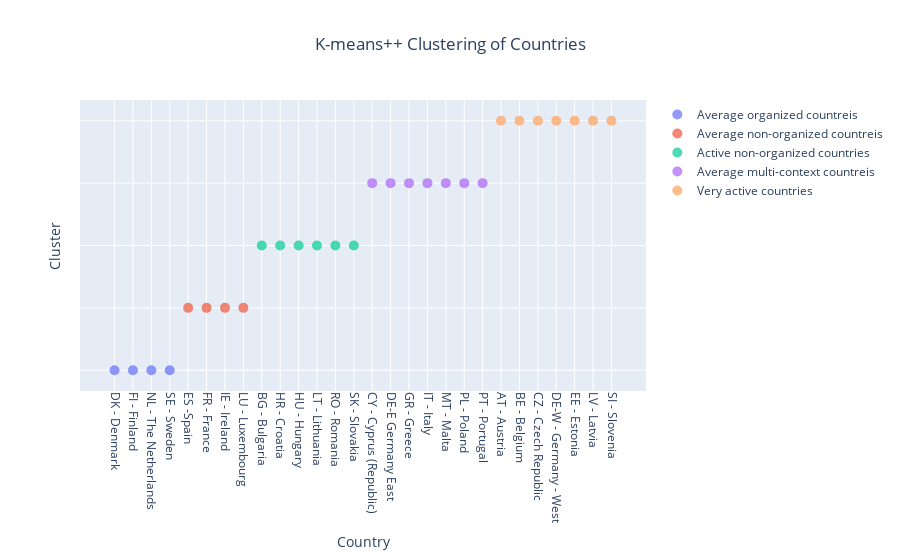

Notebook cell for this chart:
### Code cell
optimal_clusters = 5

# Perform K-means clustering with the optimal number of clusters
kmeans = KMeans(n_clusters=optimal_clusters, init='k-means++', random_state=42)
cluster_labels = kmeans.fit_predict(grouped_df_scaled)

# Get the centroids
centroids = kmeans.cluster_centers_
cluster_labels_ser=pd.Series(cluster_labels).replace({4:'Average organized countreis',0:'Average non-organized countreis',1:'Active non-organized countries',3:'Average multi-context countreis',2:'Very active countries'})
# Create a DataFrame with country names and cluster labels
clustered_countries_kmeans = pd.DataFrame({'Country': grouped_df['Country'], 'Cluster': cluster_labels_ser})

fig = go.Figure()

# Add scatter plots for each cluster
#for cluster in range(optimal_clusters):
for cluster in ['Average organized countreis','Average non-organized countreis','Active non-organized countries','Average multi-context countreis','Very active countries']:
    clustered_data = clustered_countries_kmeans[clustered_countries_kmeans['Cluster'] == cluster]
    fig.add_trace(go.Scatter(
        x=clustered_data['Country'],
        y=[cluster] * len(clustered_data),
        mode='markers',
        name=f'{cluster}',
        marker=dict(size=10, symbol='circle', opacity=0.7)
    ))

    
fig.update_layout(
    title='K-means++ Clustering of Countries',
    xaxis_title='Country',
    yaxis_title='Cluster',
    title_x=0.5,
    xaxis=dict(tickangle=90),
    yaxis={'showticklabels': False}
)

fig.show()

### Figure 1 — Plotly figure (JSON) as saved in the notebook; plotly's stock layout.template omitted (floating-point values rounded to 4 significant figures)
{"data": [{"marker": {"opacity": 0.7, "size": 10, "symbol": "circle"}, "mode": "markers", "name": "Average organized countreis", "type": "scatter", "x": ["DK - Denmark", "FI - Finland", "NL - The Netherlands", "SE - Sweden"], "y": ["Average organized countreis", "Average organized countreis", "Average organized countreis", "Average organized countreis"]}, {"marker": {"opacity": 0.7, "size": 10, "symbol": "circle"}, "mode": "markers", "name": "Average non-organized countreis", "type": "scatter", "x": ["ES -Spain", "FR - France", "IE - Ireland", "LU - Luxembourg"], "y": ["Average non-organized countreis", "Average non-organized countreis", "Average non-organized countreis", "Average non-organized countreis"]}, {"marker": {"opacity": 0.7, "size": 10, "symbol": "circle"}, "mode": "markers", "name": "Active non-organized countries", "type": "scatter", "x": ["BG - Bulgaria", "HR - Croatia", "HU - Hungary", "LT - Lithuania", "RO - Romania", "SK - Slovakia"], "y": ["Active non-organized countries", "Active non-organized countries", "Active non-organized countries", "Active non-organized countries", "Active non-organized countries", "Active non-organized countries"]}, {"marker": {"opacity": 0.7, "size": 10, "symbol": "circle"}, "mode": "markers", "name": "Average multi-context countreis", "type": "scatter", "x": ["CY - Cyprus (Republic)", "DE-E Germany East", "GR - Greece", "IT - Italy", "MT - Malta", "PL - Poland", "PT - Portugal"], "y": ["Average multi-context countreis", "Average multi-context countreis", "Average multi-context countreis", "Average multi-context countreis", "Average multi-context countreis", "Average multi-context countreis", "Average multi-context countreis"]}, {"marker": {"opacity": 0.7, "size": 10, "symbol": "circle"}, "mode": "markers", "name": "Very active countries", "type": "scatter", "x": ["AT - Austria", "BE - Belgium", "CZ - Czech Republic", "DE-W - Germany - West", "EE - Estonia", "LV - Latvia", "SI - Slovenia"], "y": ["Very active countries", "Very active countries", "Very active countries", "Very active countries", "Very active countries", "Very active countries", "Very active countries"]}], "layout": {"title": {"text": "K-means++ Clustering of Countries", "x": 0.5}, "xaxis": {"tickangle": 90, "title": {"text": "Country"}}, "yaxis": {"showticklabels": false, "title": {"text": "Cluster"}}}}
